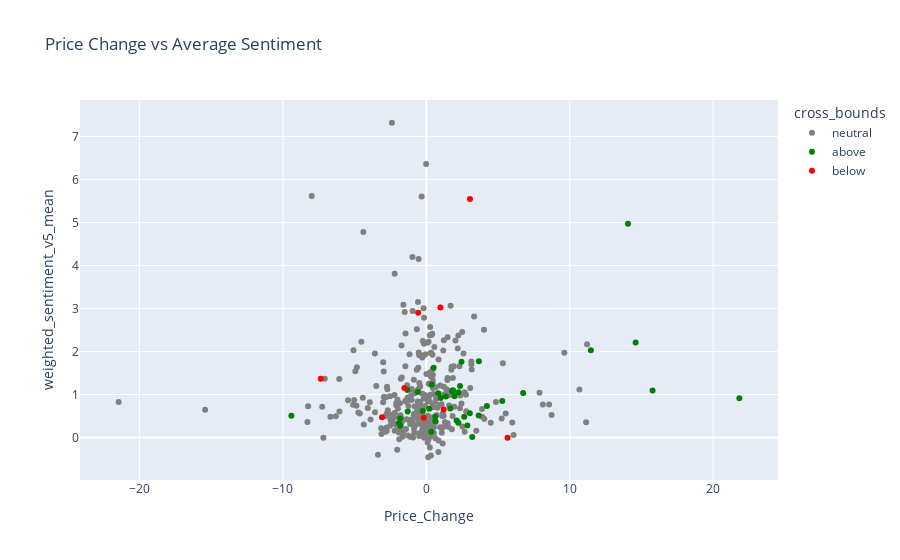

Notebook source saved alongside this figure:
### Code cell
## Scatter Plot 

x_axis = "Price_Change" # "Price_Change%"
y_axis = "weighted_sentiment_v5_mean" # "weighted_sentiment_v2_mean"


fig = px.scatter(df,
                 x=x_axis, # Price_Change%
                 y=y_axis, # weighted_sentiment_v1_mean
                 color="cross_bounds",
                 color_discrete_sequence=["grey", "green", "red"],
                 hover_name="open_time_date",
                 title="Price Change vs Average Sentiment")

fig.show()

### Figure 1 — Plotly figure (JSON) as saved in the notebook; plotly's stock layout.template omitted (floating-point values rounded to 4 significant figures; data arrays with more than 128 entries replaced by an {"elided": "..."} marker saying what was removed)
{"data": [{"hovertemplate": "<b>%{hovertext}</b><br><br>cross_bounds=neutral<br>Price_Change=%{x}<br>weighted_sentiment_v5_mean=%{y}<extra></extra>", "hovertext": {"elided": "328 str values"}, "legendgroup": "neutral", "marker": {"color": "grey", "symbol": "circle"}, "mode": "markers", "name": "neutral", "orientation": "v", "showlegend": true, "type": "scatter", "x": {"elided": "328 float values"}, "xaxis": "x", "y": {"elided": "328 float values"}, "yaxis": "y"}, {"hovertemplate": "<b>%{hovertext}</b><br><br>cross_bounds=above<br>Price_Change=%{x}<br>weighted_sentiment_v5_mean=%{y}<extra></extra>", "hovertext": ["2020-08-28T00:00:00", "2020-10-12T00:00:00", "2020-11-03T00:00:00", "2020-11-17T00:00:00", "2020-11-21T00:00:00", "2020-11-22T00:00:00", "2020-11-23T00:00:00", "2020-12-19T00:00:00", "2021-01-05T00:00:00", "2021-01-12T00:00:00", "2021-01-18T00:00:00", "2021-01-19T00:00:00", "2021-02-04T00:00:00", "2021-02-10T00:00:00", "2021-02-22T00:00:00", "2021-02-27T00:00:00", "2021-03-10T00:00:00", "2021-03-11T00:00:00", "2021-03-15T00:00:00", "2021-03-16T00:00:00", "2021-03-17T00:00:00", "2021-03-18T00:00:00", "2021-04-04T00:00:00", "2021-04-05T00:00:00", "2021-04-17T00:00:00", "2021-05-16T00:00:00", "2021-05-17T00:00:00", "2021-05-29T00:00:00", "2021-05-30T00:00:00", "2021-06-30T00:00:00", "2021-07-13T00:00:00", "2021-07-25T00:00:00", "2021-08-03T00:00:00", "2021-08-04T00:00:00", "2021-08-07T00:00:00", "2021-08-08T00:00:00", "2021-08-10T00:00:00", "2021-08-11T00:00:00", "2021-08-12T00:00:00", "2021-08-21T00:00:00"], "legendgroup": "above", "marker": {"color": "green", "symbol": "circle"}, "mode": "markers", "name": "above", "orientation": "v", "showlegend": true, "type": "scatter", "x": [2.25, 2.45, 3.03, 0.2, 3.2, 5.29, 1.67, 2.11, 0.37, 0.63, 2.35, -1.83, 2.64, 4.22, 3.65, 0.83, -1.33, 3.66, 1.96, 1.36, 2.86, 11.47, 15.77, 1.86, 14.59, 21.82, -9.41, 14.06, -1.92, 6.75, 0.51, 2.23, -0.6, 1, 0.63, -1.3, 0.34, 1.8, -1.79, -0.24], "xaxis": "x", "y": [1.054, 1.759, 0.5623, 0.67, 0.01072, 0.8506, 0.6748, 0.3962, 1.232, 0.3757, 1.198, 0.4412, 0.485, 0.7333, 0.5101, 1.027, 1.107, 1.773, 0.9569, 0.9509, 0.2815, 2.031, 1.096, 1.102, 2.208, 0.914, 0.506, 4.971, 0.3395, 1.038, 1.621, 0.3429, 1.058, 0.9202, 0.485, 0.6048, 0.1325, 1.079, 0.2703, 0.6169], "yaxis": "y"}, {"hovertemplate": "<b>%{hovertext}</b><br><br>cross_bounds=below<br>Price_Change=%{x}<br>weighted_sentiment_v5_mean=%{y}<extra></extra>", "hovertext": ["2020-11-18T00:00:00", "2021-02-20T00:00:00", "2021-02-23T00:00:00", "2021-02-26T00:00:00", "2021-05-11T00:00:00", "2021-06-22T00:00:00", "2021-07-14T00:00:00", "2021-07-20T00:00:00", "2021-08-09T00:00:00"], "legendgroup": "below", "marker": {"color": "red", "symbol": "circle"}, "mode": "markers", "name": "below", "orientation": "v", "showlegend": true, "type": "scatter", "x": [-0.57, -1.53, -7.36, 3.04, 5.66, -3.09, -0.18, 1.21, 0.98], "xaxis": "x", "y": [2.902, 1.152, 1.367, 5.55, -0.008311, 0.4737, 0.4599, 0.6537, 3.024], "yaxis": "y"}], "layout": {"legend": {"title": {"text": "cross_bounds"}, "tracegroupgap": 0}, "title": {"text": "Price Change vs Average Sentiment"}, "xaxis": {"anchor": "y", "domain": [0, 1], "title": {"text": "Price_Change"}}, "yaxis": {"anchor": "x", "domain": [0, 1], "title": {"text": "weighted_sentiment_v5_mean"}}}}
